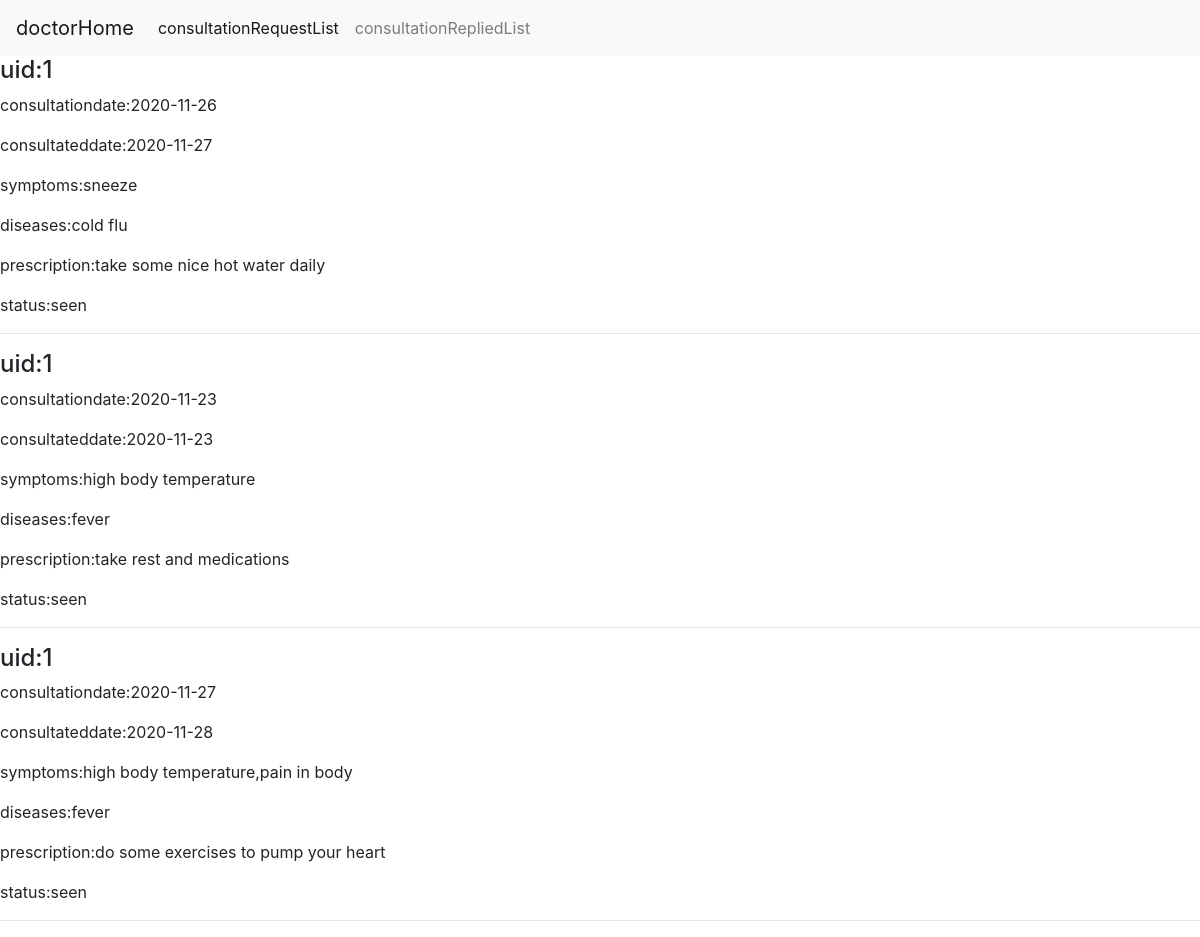
/doctor/consultationReplyList (signed in), run on an earlier commit of the app's database.
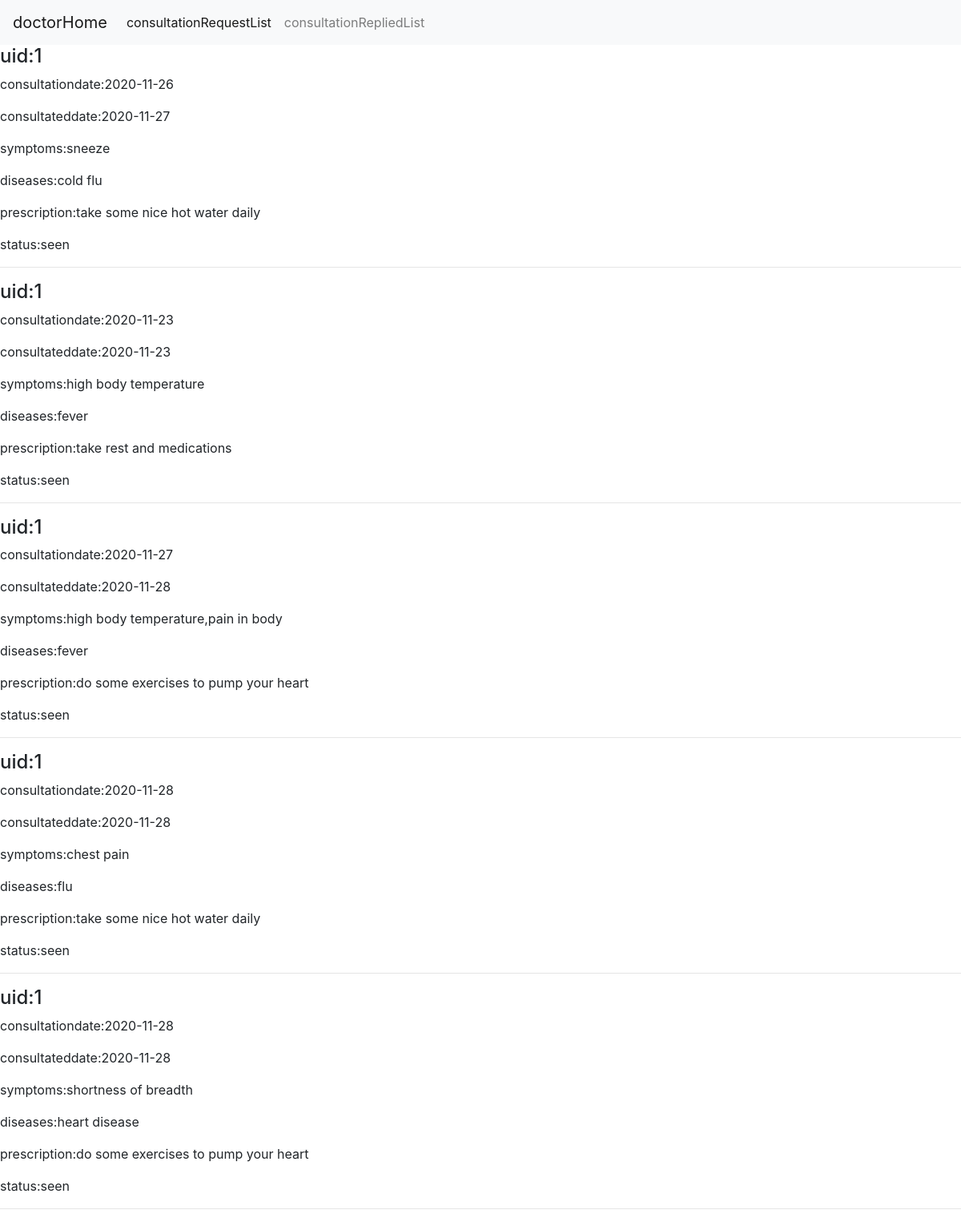
And on a later commit of the database.
### app.py (models this page shows, shortened)
class healthRecord(Base):
    __tablename__='healthRecord'
    hid=Column(Integer,primary_key=True)
    uid=Column(Integer, nullable=False)
    did=Column(Integer,nullable=True)
    symptoms=Column(String(100),nullable=False)
    diseases=Column(String(100),nullable=True)
    consultationdate=Column(Date,nullable=True)
    consultateddate=Column(Date,nullable=True)
    prescription=Column(String(100),nullable=True)
    consultationstatus=Column(String(10))

### app.py (the view, shortened to what this page needs)
@app.route("/doctor/consultationReplyList",methods=["POST","GET"])
def consultationReplyList():
    query1 = dbsession.query(healthRecord).filter(healthRecord.did==session['doctor'],healthRecord.consultationstatus=="seen")
    return render_template("consultationReplyList.html",query=query1)

### templates/consultationReplyList.html
{% extends "doctorBase.html" %}
{% block content %}
{% for eachRow in query %}
   <div>
        <h4>uid:{{eachRow.uid}}</h4>
        <p>consultationdate:{{eachRow.consultationdate}}</p>
        <p>consultateddate:{{eachRow.consultateddate}}</p>
        <p>symptoms:{{eachRow.symptoms}}</p>
        <p>diseases:{{eachRow.diseases}}</p>
        <p>prescription:{{eachRow.prescription}}</p>
        <p>status:{{eachRow.consultationstatus}}</p>
   </div>
   <hr>
{% endfor %}
{% endblock %}

### templates/doctorBase.html (shortened to what this page needs)
<!DOCTYPE html>
<html lang="en">
<head>
    <link rel="stylesheet" href="https://maxcdn.bootstrapcdn.com/bootstrap/4.0.0/css/bootstrap.min.css">
</head>
<body>
    <nav class="navbar navbar-expand-lg navbar-light bg-light">
        <a class="navbar-brand" href="{{url_for('doctor')}}">doctorHome</a>
        <div class="collapse navbar-collapse" id="navbarNav">
          <ul class="navbar-nav">
            <li class="nav-item active">
              <a class="nav-link" href="{{url_for('consultationRequestList')}}">consultationRequestList </a>
            </li>
            <li class="nav-item">
              <a class="nav-link" href="{{url_for('consultationReplyList')}}">consultationRepliedList</a>
            </li>
          </ul>
        </div>
      </nav>
    {% block content %}
    {% endblock %}
</body>
</html>

What changed in the data, as far as the page shows it:
added healthRecord: uid "1", consultationdate "2020-11-28", consultateddate "2020-11-28", symptoms "chest pain", diseases "flu", prescription "take some nice hot water daily", consultationstatus "seen"
added healthRecord: uid "1", consultationdate "2020-11-28", consultateddate "2020-11-28", symptoms "shortness of breadth", diseases "heart disease", prescription "do some exercises to pump your heart", consultationstatus "seen"
